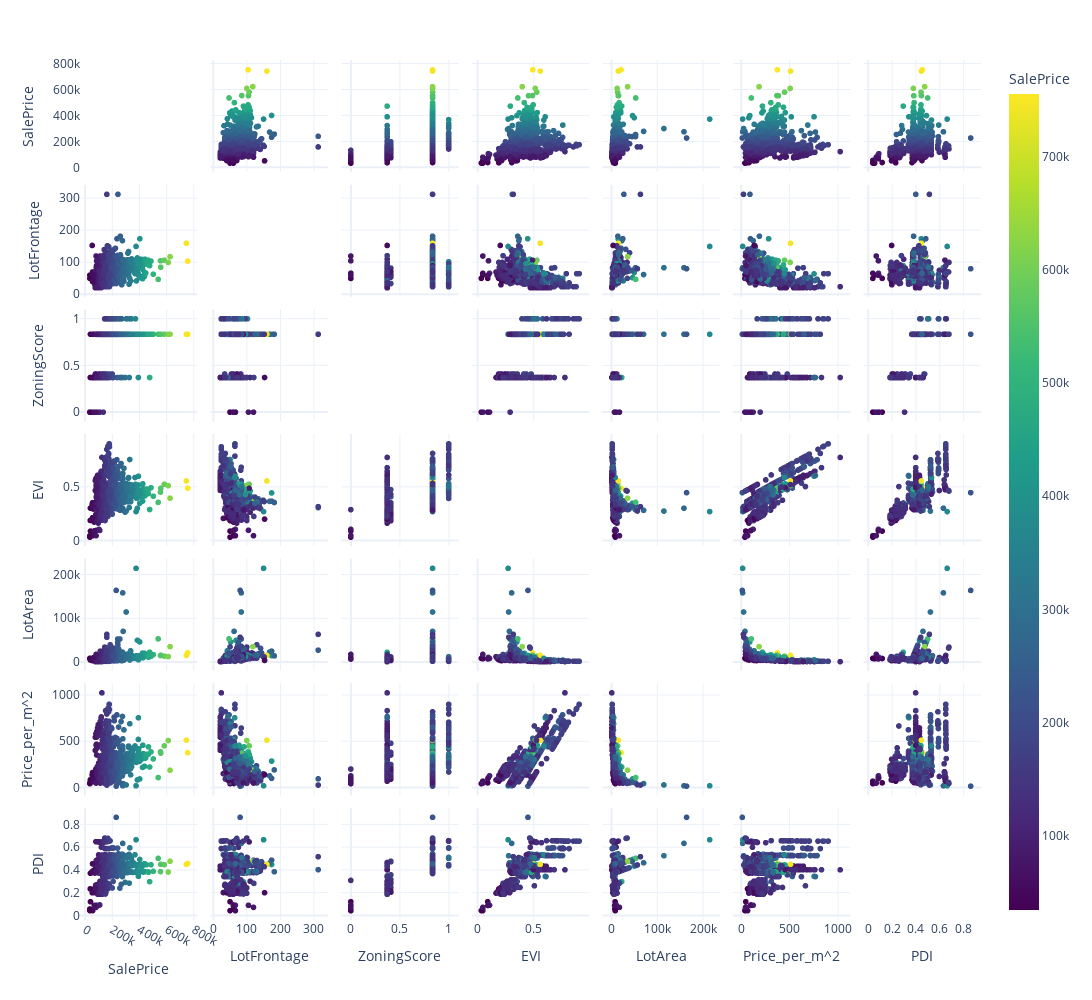

Notebook code cell kept with this figure:
### Code cell
num_cols = ["SalePrice", "LotFrontage", "ZoningScore", "EVI","LotArea", "Price_per_m^2", "PDI"]

fig = ptx.scatter_matrix( df[num_cols], dimensions=num_cols, color="SalePrice", color_continuous_scale="Viridis", height=1000, width=1200)
fig.update_traces(diagonal_visible=False)
fig.update_layout(template="plotly_white")
fig.show()

### Figure 1 — Plotly figure (JSON) as saved in the notebook; plotly's stock layout.template omitted (floating-point values rounded to 4 significant figures; data arrays with more than 128 entries replaced by an {"elided": "..."} marker saying what was removed)
{"data": [{"diagonal": {"visible": false}, "dimensions": [{"axis": {"matches": true}, "label": "SalePrice", "values": {"elided": "1460 int values"}}, {"axis": {"matches": true}, "label": "LotFrontage", "values": {"elided": "1460 float values"}}, {"axis": {"matches": true}, "label": "ZoningScore", "values": {"elided": "1460 float values"}}, {"axis": {"matches": true}, "label": "EVI", "values": {"elided": "1460 float values"}}, {"axis": {"matches": true}, "label": "LotArea", "values": {"elided": "1460 int values"}}, {"axis": {"matches": true}, "label": "Price_per_m^2", "values": {"elided": "1460 float values"}}, {"axis": {"matches": true}, "label": "PDI", "values": {"elided": "1460 float values"}}], "hovertemplate": "%{xaxis.title.text}=%{x}<br>%{yaxis.title.text}=%{y}<br>SalePrice=%{marker.color}<extra></extra>", "legendgroup": "", "marker": {"color": {"elided": "1460 int values"}, "coloraxis": "coloraxis", "symbol": "circle"}, "name": "", "showlegend": false, "type": "splom"}], "layout": {"coloraxis": {"colorbar": {"title": {"text": "SalePrice"}}, "colorscale": [[0, "#440154"], [0.1111, "#482878"], [0.2222, "#3e4989"], [0.3333, "#31688e"], [0.4444, "#26828e"], [0.5556, "#1f9e89"], [0.6667, "#35b779"], [0.7778, "#6ece58"], [0.8889, "#b5de2b"], [1, "#fde725"]]}, "dragmode": "select", "height": 1000, "legend": {"tracegroupgap": 0}, "margin": {"t": 60}, "width": 1200}}
